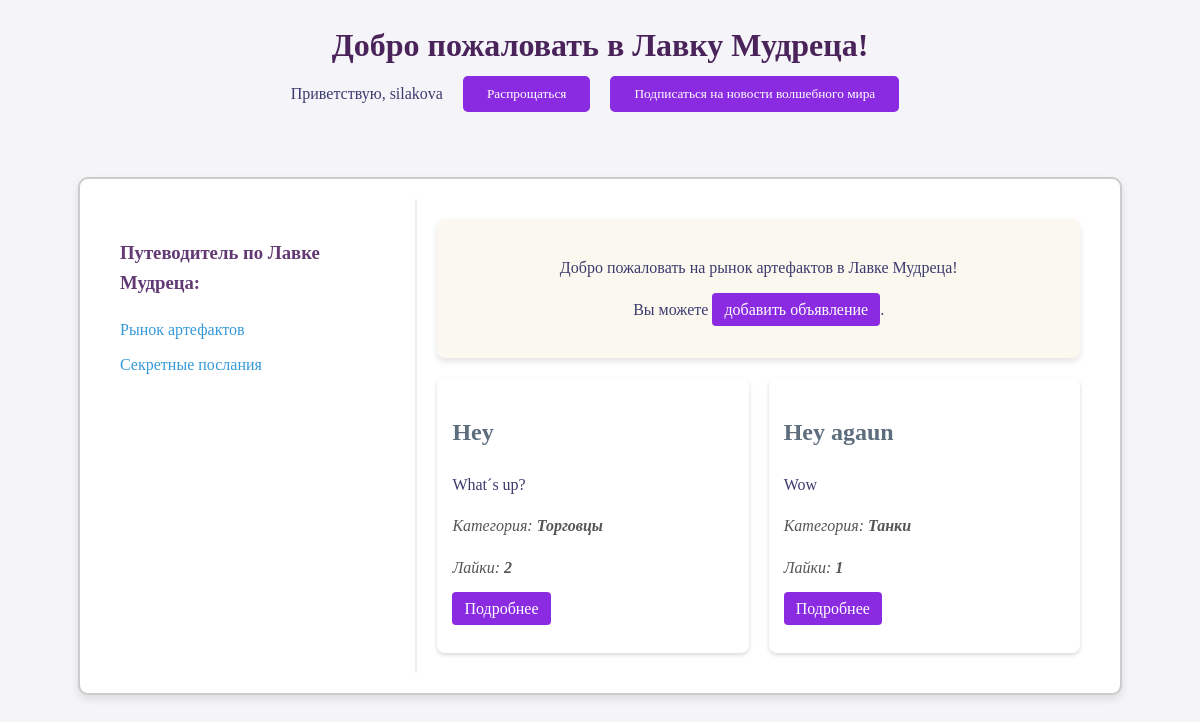
/all_advertisements/ (signed in), run on an earlier commit of the app's database.
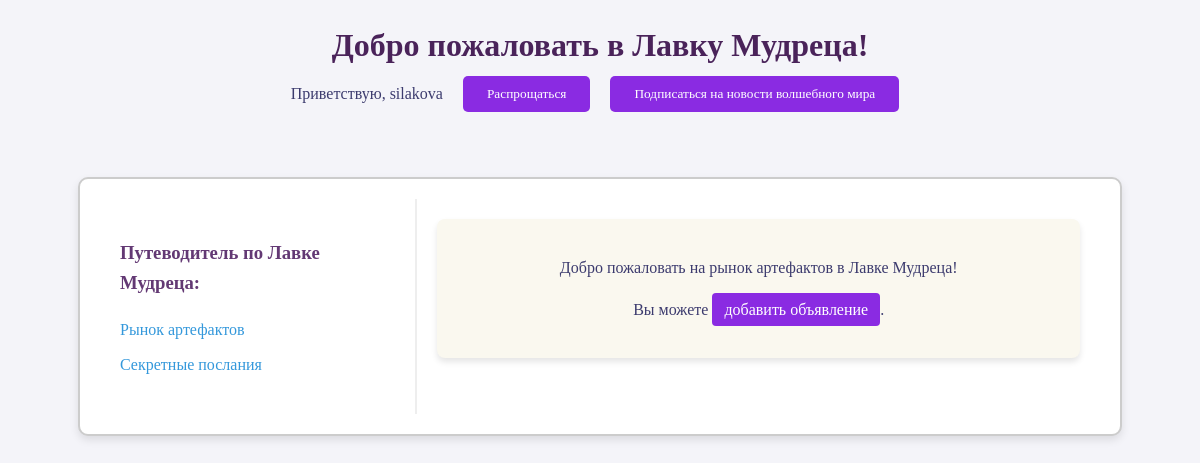
And on a later commit of the database.
### fan_site_app/models.py (models this page shows, shortened)
class Advertisement(models.Model):
    user = models.ForeignKey(User, on_delete=models.CASCADE)
    title = models.CharField(max_length=100)
    content = RichTextField()
    media = models.FileField(upload_to='media/', blank=True, null=True)
    category_choices = [
        ('Танки', 'Танки'),
        ('Хилы', 'Хилы'),
        ('ДД', 'ДД'),
        ('Торговцы', 'Торговцы'),
        ('Гилдмастеры', 'Гилдмастеры'),
        ('Квестгиверы', 'Квестгиверы'),
        ('Кузнецы', 'Кузнецы'),
        ('Кожевники', 'Кожевники'),
        ('Зельевары', 'Зельевары'),
        ('Мастера заклинаний', 'Мастера заклинаний'),
    ]
    category = models.CharField(max_length=50, choices=category_choices)
    is_published = models.BooleanField(default=False)
    likes = models.ManyToManyField(User, related_name='liked_advertisements', blank=True)

### fan_site_app/views.py (the view)
# urls.py: path('all_advertisements/', all_advertisements, name='all_advertisements'),
@login_required
def all_advertisements(request):
    advertisements = Advertisement.objects.all()
    for advertisement in advertisements:
        advertisement.like_count = advertisement.likes.count()
    return render(request, 'all_advertisements.html', {'advertisements': advertisements})

### fan_site_app/templates/fan_site_app/all_advertisements.html (shortened to what this page needs)
{% extends 'base.html' %}
{% block content %}
<div class="market-intro">
    <p>Добро пожаловать на рынок артефактов в Лавке Мудреца!</p>
    {% if user.is_authenticated %}
        <p>Вы можете <a href="{% url 'add_advertisement' %}" class="add-link">добавить объявление</a>.</p>
    {% else %}
        <p>Вы можете <a href="{% url 'register' %}" class="register-link">зарегистрироваться</a> или <a href="{% url 'login' %}" class="login-link">войти</a>, чтобы добавлять свои объявления.</p>
    {% endif %}
</div>
<div class="advertisements-container">
    {% for advertisement in advertisements %}
    <div class="advertisement">
        <h2>{{ advertisement.title }}</h2>
        <p>{{ advertisement.content }}</p>
        <p class="category">Категория: <strong>{{ advertisement.category }}</strong></p>
        <p class="likes">Лайки: <strong>{{ advertisement.like_count }}</strong></p>
        <p><a href="{% url 'advertisement_detail' advertisement_id=advertisement.id %}" class="details-link">Подробнее</a></p>
    </div>
    {% endfor %}
</div>
{% endblock %}

What changed in the data, as far as the page shows it:
removed Advertisement: title "Hey", content "What´s up?", category "Торговцы", like_count "2"
removed Advertisement: title "Hey agaun", content "Wow", category "Танки", like_count "1"
